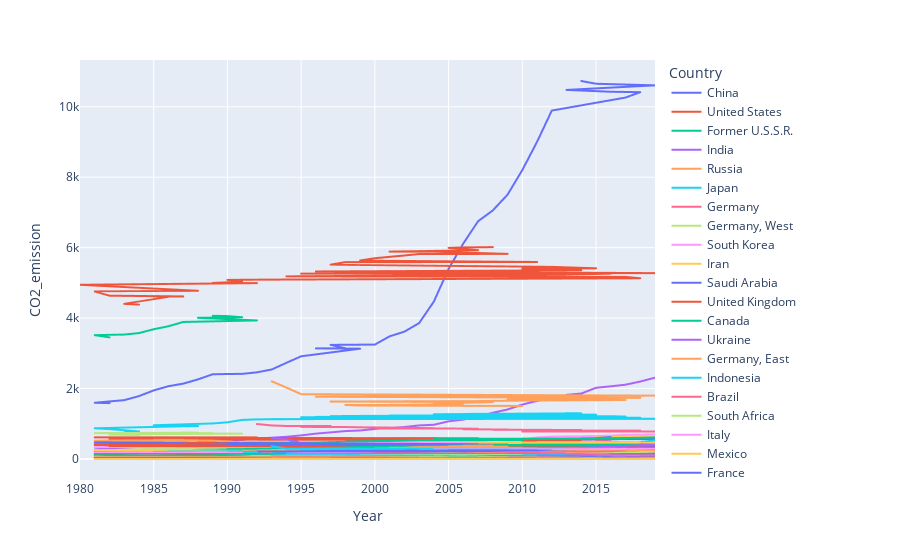

Source (notebook cell):
### Code cell
fig = px.line(d,x='Year', y='CO2_emission',color='Country')
fig.show()
